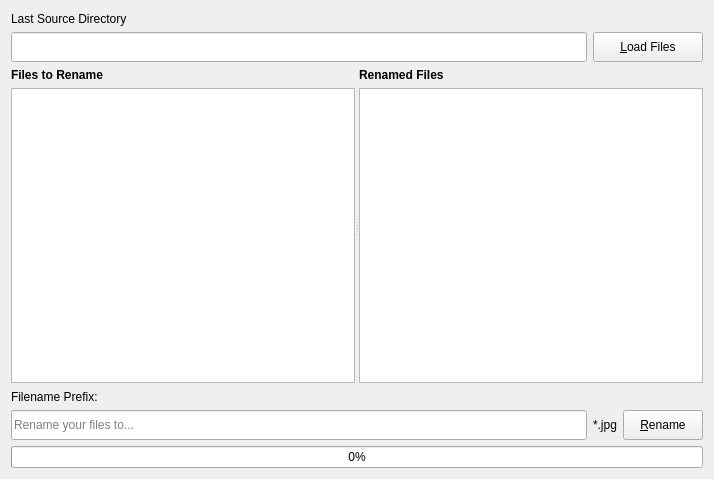
<?xml version="1.0" encoding="UTF-8"?>
<ui version="4.0">
 <class>Window</class>
 <widget class="QWidget" name="Window">
  <property name="geometry">
   <rect>
    <x>0</x>
    <y>0</y>
    <width>714</width>
    <height>479</height>
   </rect>
  </property>
  <property name="windowTitle">
   <string>RP Renamer</string>
  </property>
  <layout class="QGridLayout" name="gridLayout">
   <item row="0" column="0" colspan="3">
    <widget class="QLabel" name="label">
     <property name="minimumSize">
      <size>
       <width>0</width>
       <height>15</height>
      </size>
     </property>
     <property name="maximumSize">
      <size>
       <width>16777215</width>
       <height>15</height>
      </size>
     </property>
     <property name="text">
      <string>Last Source Directory</string>
     </property>
    </widget>
   </item>
   <item row="1" column="0">
    <widget class="QLineEdit" name="dirEdit">
     <property name="minimumSize">
      <size>
       <width>0</width>
       <height>30</height>
      </size>
     </property>
     <property name="maximumSize">
      <size>
       <width>16777215</width>
       <height>30</height>
      </size>
     </property>
     <property name="readOnly">
      <bool>true</bool>
     </property>
    </widget>
   </item>
   <item row="1" column="1" colspan="2">
    <widget class="QPushButton" name="loadFilesButton">
     <property name="minimumSize">
      <size>
       <width>0</width>
       <height>30</height>
      </size>
     </property>
     <property name="maximumSize">
      <size>
       <width>16777215</width>
       <height>30</height>
      </size>
     </property>
     <property name="text">
      <string>&amp;Load Files</string>
     </property>
    </widget>
   </item>
   <item row="2" column="0" colspan="3">
    <widget class="QSplitter" name="splitter">
     <property name="orientation">
      <enum>Qt::Horizontal</enum>
     </property>
     <widget class="QWidget" name="">
      <layout class="QVBoxLayout" name="verticalLayout">
       <item>
        <widget class="QLabel" name="label_2">
         <property name="font">
          <font>
           <italic>false</italic>
           <bold>true</bold>
           <underline>false</underline>
          </font>
         </property>
         <property name="text">
          <string>Files to Rename</string>
         </property>
        </widget>
       </item>
       <item>
        <widget class="QListWidget" name="srcFileList"/>
       </item>
      </layout>
     </widget>
     <widget class="QWidget" name="">
      <layout class="QVBoxLayout" name="verticalLayout_2">
       <item>
        <widget class="QLabel" name="label_3">
         <property name="font">
          <font>
           <italic>false</italic>
           <bold>true</bold>
           <underline>false</underline>
          </font>
         </property>
         <property name="text">
          <string>Renamed Files</string>
         </property>
        </widget>
       </item>
       <item>
        <widget class="QListWidget" name="dstFiIeList"/>
       </item>
      </layout>
     </widget>
    </widget>
   </item>
   <item row="3" column="0">
    <widget class="QLabel" name="label_4">
     <property name="minimumSize">
      <size>
       <width>0</width>
       <height>15</height>
      </size>
     </property>
     <property name="maximumSize">
      <size>
       <width>16777215</width>
       <height>15</height>
      </size>
     </property>
     <property name="text">
      <string>Filename Prefix:</string>
     </property>
    </widget>
   </item>
   <item row="4" column="0">
    <widget class="QLineEdit" name="prefixEdit">
     <property name="minimumSize">
      <size>
       <width>0</width>
       <height>30</height>
      </size>
     </property>
     <property name="maximumSize">
      <size>
       <width>16777215</width>
       <height>30</height>
      </size>
     </property>
     <property name="placeholderText">
      <string>Rename your files to...</string>
     </property>
    </widget>
   </item>
   <item row="4" column="1">
    <widget class="QLabel" name="extensionLabel">
     <property name="minimumSize">
      <size>
       <width>0</width>
       <height>30</height>
      </size>
     </property>
     <property name="maximumSize">
      <size>
       <width>16777215</width>
       <height>30</height>
      </size>
     </property>
     <property name="text">
      <string>*.jpg</string>
     </property>
    </widget>
   </item>
   <item row="4" column="2">
    <widget class="QPushButton" name="renameFilesButton">
     <property name="minimumSize">
      <size>
       <width>0</width>
       <height>30</height>
      </size>
     </property>
     <property name="maximumSize">
      <size>
       <width>16777215</width>
       <height>30</height>
      </size>
     </property>
     <property name="text">
      <string>&amp;Rename</string>
     </property>
    </widget>
   </item>
   <item row="5" column="0" colspan="3">
    <widget class="QProgressBar" name="progressBar">
     <property name="value">
      <number>0</number>
     </property>
    </widget>
   </item>
  </layout>
 </widget>
 <resources/>
 <connections/>
</ui>
